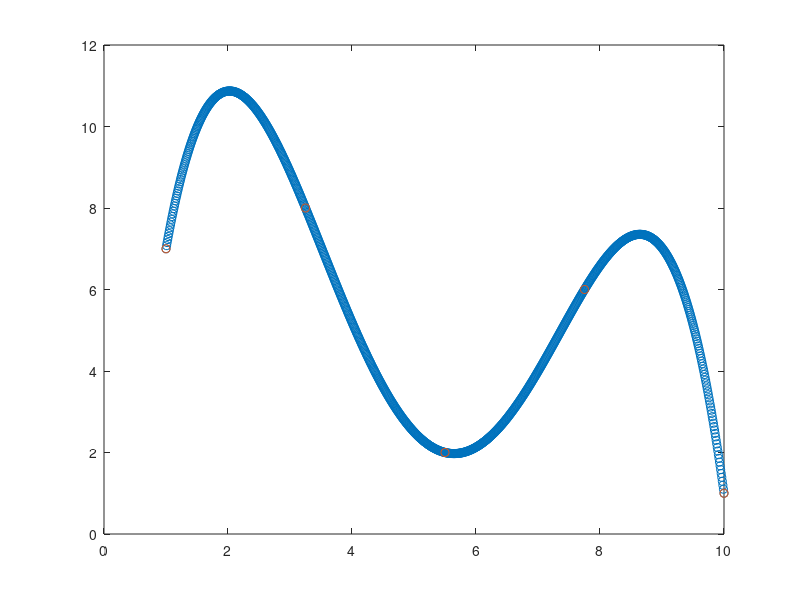

Source code (MATLAB):
close all
clear all
N = 5;
x = linspace(1,10,N); % check the dimension
y = randi(10,[1,N]);
plot(x,y,'o')
y = y';
x = x'

% prepare G matrix  - Dimension (N+1) x (N+1)
%    [x0^0  x0^1  x1^2 ..... x1^N]
%    |x1^0  x1^1  x1^2 ..... x1^N|
%    |x2^0  x2^1  x2^2 ..... x2^N|
%G = |x3^0  x3^1  x3^2 ..... x3^N|
%    |:  :   :     :     :    :  |
%    [xN^0  xN^1  xN^2 ..... xN^N]
G = []
for i =0:4
    G =[G x.^i];
end

m = inv(G)*y; % m is column vector (N+1 x 1)
% 
xi = linspace(x(1),x(end),1000);

xi = xi';
g=[]
for i = 0:4
    g= [g xi.^i];
end
% yi = [1 xi^1 xi^2 xi^3 ..... xi^n] * m % (1000 x N+1) (N+1 x1) 

yi = g*m
plot(xi,yi,'o')
hold on
plot(x,y,'o')